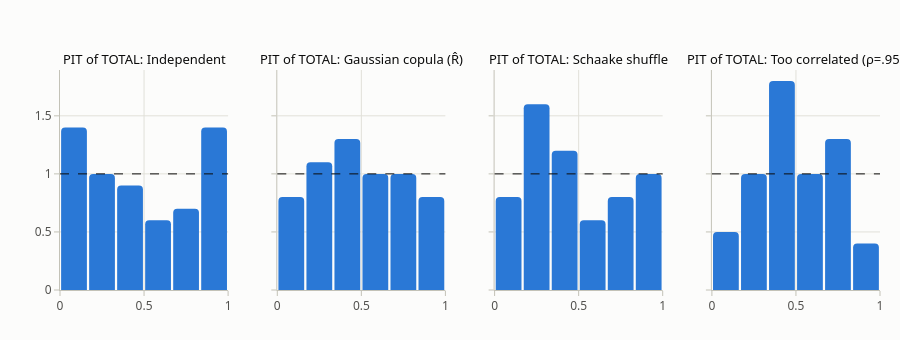

Notebook code for this chart:
### Code cell
fig = pf.subplots(1, 4, titles=[f"PIT of TOTAL: {name}" for name in J], shared_yaxes=True, height=340)
for c, smp in enumerate(J.values(), start=1):
    pf.add_pit(fig, pf.pit_from_samples(total_y, smp.sum(axis=2).T), bins=6, row=1, col=c)
fig.show()

### Figure 1 — Plotly figure (JSON) as saved in the notebook; plotly's stock layout.template omitted (floating-point values rounded to 4 significant figures)
{"data": [{"customdata": [[0.0, 0.1667], [0.1667, 0.3333], [0.3333, 0.5], [0.5, 0.6667], [0.6667, 0.8333], [0.8333, 1.0]], "hovertemplate": "u in [%{customdata[0]:.2f}, %{customdata[1]:.2f})<br>density %{y:.2f}<extra></extra>", "marker": {"color": "#2a78d6"}, "name": "PIT", "showlegend": false, "type": "bar", "width": [0.1533, 0.1533, 0.1533, 0.1533, 0.1533, 0.1533], "x": [0.08333, 0.25, 0.4167, 0.5833, 0.75, 0.9167], "xaxis": "x", "y": [1.4, 1.0, 0.9, 0.6, 0.7, 1.4], "yaxis": "y"}, {"customdata": [[0.0, 0.1667], [0.1667, 0.3333], [0.3333, 0.5], [0.5, 0.6667], [0.6667, 0.8333], [0.8333, 1.0]], "hovertemplate": "u in [%{customdata[0]:.2f}, %{customdata[1]:.2f})<br>density %{y:.2f}<extra></extra>", "marker": {"color": "#2a78d6"}, "name": "PIT", "showlegend": false, "type": "bar", "width": [0.1533, 0.1533, 0.1533, 0.1533, 0.1533, 0.1533], "x": [0.08333, 0.25, 0.4167, 0.5833, 0.75, 0.9167], "xaxis": "x2", "y": [0.8, 1.1, 1.3, 1.0, 1.0, 0.8], "yaxis": "y2"}, {"customdata": [[0.0, 0.1667], [0.1667, 0.3333], [0.3333, 0.5], [0.5, 0.6667], [0.6667, 0.8333], [0.8333, 1.0]], "hovertemplate": "u in [%{customdata[0]:.2f}, %{customdata[1]:.2f})<br>density %{y:.2f}<extra></extra>", "marker": {"color": "#2a78d6"}, "name": "PIT", "showlegend": false, "type": "bar", "width": [0.1533, 0.1533, 0.1533, 0.1533, 0.1533, 0.1533], "x": [0.08333, 0.25, 0.4167, 0.5833, 0.75, 0.9167], "xaxis": "x3", "y": [0.8, 1.6, 1.2, 0.6, 0.8, 1.0], "yaxis": "y3"}, {"customdata": [[0.0, 0.1667], [0.1667, 0.3333], [0.3333, 0.5], [0.5, 0.6667], [0.6667, 0.8333], [0.8333, 1.0]], "hovertemplate": "u in [%{customdata[0]:.2f}, %{customdata[1]:.2f})<br>density %{y:.2f}<extra></extra>", "marker": {"color": "#2a78d6"}, "name": "PIT", "showlegend": false, "type": "bar", "width": [0.1533, 0.1533, 0.1533, 0.1533, 0.1533, 0.1533], "x": [0.08333, 0.25, 0.4167, 0.5833, 0.75, 0.9167], "xaxis": "x4", "y": [0.5, 1.0, 1.8, 1.0, 1.3, 0.4], "yaxis": "y4"}], "layout": {"annotations": [{"font": {"color": "#0b0b0b", "size": 13}, "showarrow": false, "text": "PIT of TOTAL: Independent", "x": 0.1025, "xanchor": "center", "xref": "paper", "y": 1.0, "yanchor": "bottom", "yref": "paper"}, {"font": {"color": "#0b0b0b", "size": 13}, "showarrow": false, "text": "PIT of TOTAL: Gaussian copula (R̂)", "x": 0.3675, "xanchor": "center", "xref": "paper", "y": 1.0, "yanchor": "bottom", "yref": "paper"}, {"font": {"color": "#0b0b0b", "size": 13}, "showarrow": false, "text": "PIT of TOTAL: Schaake shuffle", "x": 0.6325, "xanchor": "center", "xref": "paper", "y": 1.0, "yanchor": "bottom", "yref": "paper"}, {"font": {"color": "#0b0b0b", "size": 13}, "showarrow": false, "text": "PIT of TOTAL: Too correlated (ρ=.95)", "x": 0.8975, "xanchor": "center", "xref": "paper", "y": 1.0, "yanchor": "bottom", "yref": "paper"}], "height": 340, "shapes": [{"line": {"color": "#0b0b0b", "dash": "dash", "width": 1}, "type": "line", "x0": 0, "x1": 1, "xref": "x domain", "y0": 1, "y1": 1, "yref": "y"}, {"line": {"color": "#0b0b0b", "dash": "dash", "width": 1}, "type": "line", "x0": 0, "x1": 1, "xref": "x2 domain", "y0": 1, "y1": 1, "yref": "y2"}, {"line": {"color": "#0b0b0b", "dash": "dash", "width": 1}, "type": "line", "x0": 0, "x1": 1, "xref": "x3 domain", "y0": 1, "y1": 1, "yref": "y3"}, {"line": {"color": "#0b0b0b", "dash": "dash", "width": 1}, "type": "line", "x0": 0, "x1": 1, "xref": "x4 domain", "y0": 1, "y1": 1, "yref": "y4"}], "title": {}, "xaxis": {"anchor": "y", "domain": [0.0, 0.205], "range": [0, 1]}, "xaxis2": {"anchor": "y2", "domain": [0.265, 0.47], "range": [0, 1]}, "xaxis3": {"anchor": "y3", "domain": [0.53, 0.735], "range": [0, 1]}, "xaxis4": {"anchor": "y4", "domain": [0.795, 1.0], "range": [0, 1]}, "yaxis": {"anchor": "x", "domain": [0.0, 1.0]}, "yaxis2": {"anchor": "x2", "domain": [0.0, 1.0], "matches": "y", "showticklabels": false}, "yaxis3": {"anchor": "x3", "domain": [0.0, 1.0], "matches": "y", "showticklabels": false}, "yaxis4": {"anchor": "x4", "domain": [0.0, 1.0], "matches": "y", "showticklabels": false}}}
